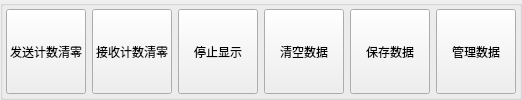
        <widget class="QGroupBox" name="gbox6">
         <property name="title">
          <string/>
         </property>
         <layout class="QHBoxLayout" name="horizontalLayout_8">
          <property name="leftMargin">
           <number>3</number>
          </property>
          <property name="topMargin">
           <number>3</number>
          </property>
          <property name="rightMargin">
           <number>3</number>
          </property>
          <property name="bottomMargin">
           <number>3</number>
          </property>
          <item>
           <widget class="QPushButton" name="btnClearSend">
            <property name="sizePolicy">
             <sizepolicy hsizetype="Minimum" vsizetype="Preferred">
              <horstretch>0</horstretch>
              <verstretch>0</verstretch>
             </sizepolicy>
            </property>
            <property name="cursor">
             <cursorShape>PointingHandCursor</cursorShape>
            </property>
            <property name="text">
             <string>发送计数清零</string>
            </property>
           </widget>
          </item>
          <item>
           <widget class="QPushButton" name="btnClearReceive">
            <property name="sizePolicy">
             <sizepolicy hsizetype="Minimum" vsizetype="Preferred">
              <horstretch>0</horstretch>
              <verstretch>0</verstretch>
             </sizepolicy>
            </property>
            <property name="cursor">
             <cursorShape>PointingHandCursor</cursorShape>
            </property>
            <property name="text">
             <string>接收计数清零</string>
            </property>
           </widget>
          </item>
          <item>
           <widget class="QPushButton" name="btnStopShow">
            <property name="sizePolicy">
             <sizepolicy hsizetype="Minimum" vsizetype="Preferred">
              <horstretch>0</horstretch>
              <verstretch>0</verstretch>
             </sizepolicy>
            </property>
            <property name="cursor">
             <cursorShape>PointingHandCursor</cursorShape>
            </property>
            <property name="text">
             <string>停止显示</string>
            </property>
           </widget>
          </item>
          <item>
           <widget class="QPushButton" name="btnClearAll">
            <property name="sizePolicy">
             <sizepolicy hsizetype="Minimum" vsizetype="Preferred">
              <horstretch>0</horstretch>
              <verstretch>0</verstretch>
             </sizepolicy>
            </property>
            <property name="cursor">
             <cursorShape>PointingHandCursor</cursorShape>
            </property>
            <property name="text">
             <string>清空数据</string>
            </property>
           </widget>
          </item>
          <item>
           <widget class="QPushButton" name="btnSave">
            <property name="sizePolicy">
             <sizepolicy hsizetype="Minimum" vsizetype="Preferred">
              <horstretch>0</horstretch>
              <verstretch>0</verstretch>
             </sizepolicy>
            </property>
            <property name="cursor">
             <cursorShape>PointingHandCursor</cursorShape>
            </property>
            <property name="text">
             <string>保存数据</string>
            </property>
           </widget>
          </item>
          <item>
           <widget class="QPushButton" name="btnData">
            <property name="sizePolicy">
             <sizepolicy hsizetype="Minimum" vsizetype="Preferred">
              <horstretch>0</horstretch>
              <verstretch>0</verstretch>
             </sizepolicy>
            </property>
            <property name="cursor">
             <cursorShape>PointingHandCursor</cursorShape>
            </property>
            <property name="text">
             <string>管理数据</string>
            </property>
           </widget>
          </item>
         </layout>
        </widget>
